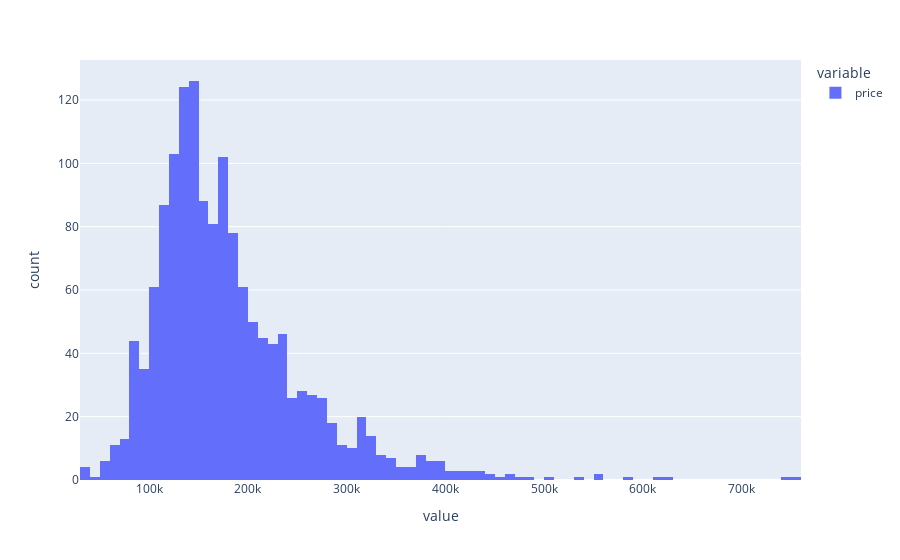

The notebook cell saved with this chart:
### Code cell
px.histogram(prices['price'])

### Figure 1 — Plotly figure (JSON) as saved in the notebook; plotly's stock layout.template omitted (floating-point values rounded to 4 significant figures; data arrays with more than 128 entries replaced by an {"elided": "..."} marker saying what was removed)
{"data": [{"alignmentgroup": "True", "bingroup": "x", "hovertemplate": "variable=price<br>value=%{x}<br>count=%{y}<extra></extra>", "legendgroup": "price", "marker": {"color": "#636efa", "pattern": {"shape": ""}}, "name": "price", "offsetgroup": "price", "orientation": "v", "showlegend": true, "type": "histogram", "x": {"elided": "1460 int values"}, "xaxis": "x", "yaxis": "y"}], "layout": {"barmode": "relative", "legend": {"title": {"text": "variable"}, "tracegroupgap": 0}, "margin": {"t": 60}, "xaxis": {"anchor": "y", "domain": [0, 1], "title": {"text": "value"}}, "yaxis": {"anchor": "x", "domain": [0, 1], "title": {"text": "count"}}}}
